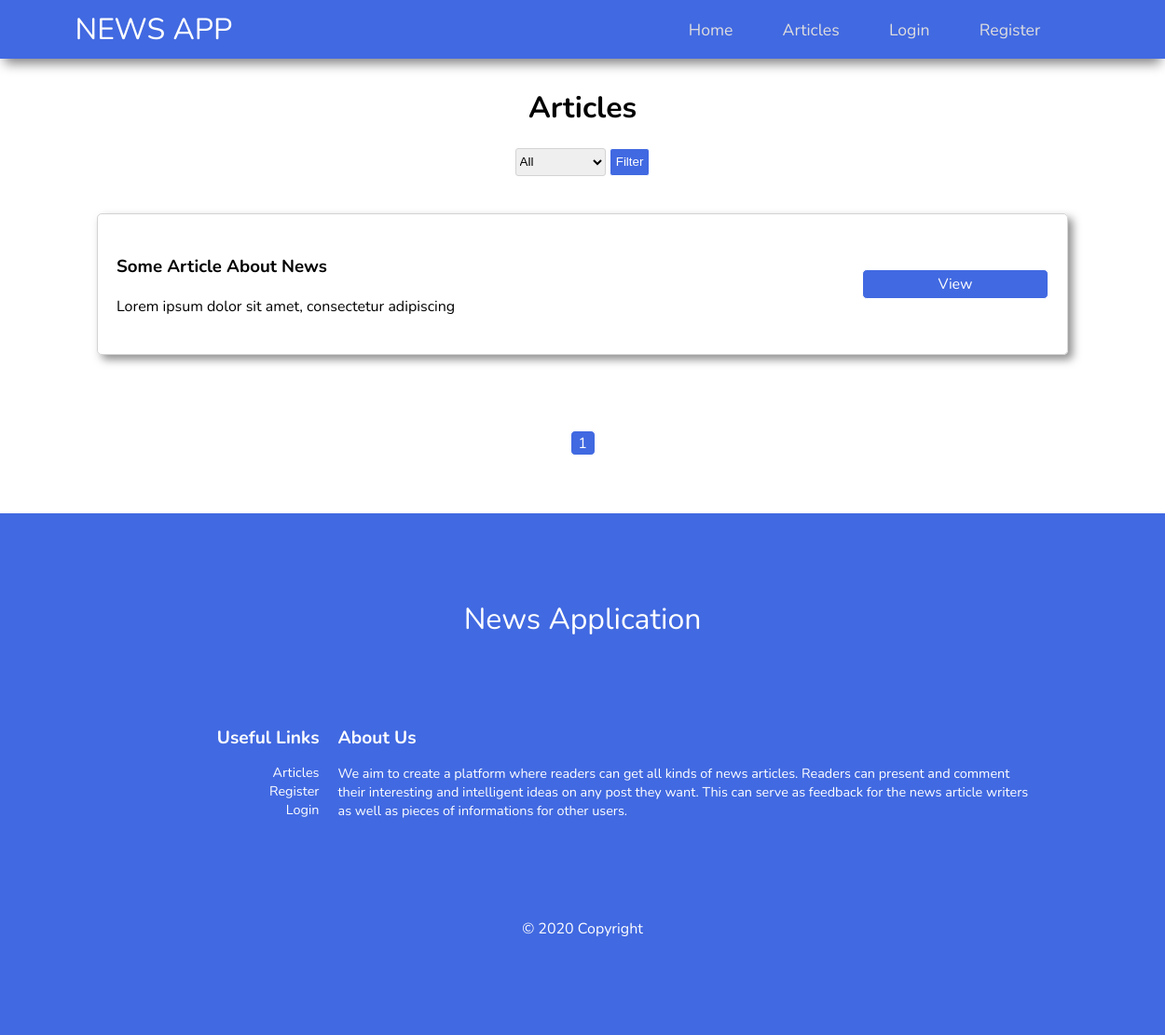
The app's page /articles.php with its own data.
### tables this page shows
CREATE TABLE `articles` (
  `a_id` int(11) NOT NULL,
  `user_id` int(11) NOT NULL,
  `cat_id` int(11) NOT NULL,
  `a_title` text NOT NULL,
  `a_description` text NOT NULL,
  `a_timestamp` timestamp NOT NULL DEFAULT current_timestamp() ON UPDATE current_timestamp(),
  `a_img_address` text NOT NULL
);

### includes/php/classes/DB.php (called while the page is built, shortened)
<?php
class DB {
    private static $host = "localhost";
    private static $user = "root";
    private static $password = "";
    private static $dbname = "news_article_db";
    public static function connect() {
        $conn = mysqli_connect(DB::$host, DB::$user, DB::$password, DB::$dbname);
        return $conn;
    }
};

### includes/php/classes/ArticlesController.php (called while the page is built, shortened)
<?php
require_once 'DB.php';
class ArticlesController
{
    private $conn;
    public function __construct()
    {
        $this->conn = DB::connect();
    }
    public function getArticles($offset, $limit)
    {
        $articles = array();
        $sel_articles = "SELECT * FROM articles ORDER BY a_id DESC LIMIT $offset, $limit";
        $run_sel_articles = mysqli_query($this->conn, $sel_articles);
        while ($article = mysqli_fetch_assoc($run_sel_articles)) {
            array_push($articles, $article);
        }
        return $articles;
    }
}

### articles.php (the view, shortened to what this page needs)
<?php
require_once 'includes/php/classes/DB.php';
require_once 'includes/php/classes/UsersController.php';
require_once 'includes/php/classes/ArticlesController.php';
require_once 'includes/php/classes/CategoriesController.php';
$articlesController = new ArticlesController();
$categoriesController = new CategoriesController();
if (isset($_GET['page'])) {
    $page_no = $_GET['page'];
} else {
    $page_no = '1';
}
$records_per_page = 10;
$offset = ($page_no - 1) * $records_per_page;
if (isset($_GET['cat_id'])) {
    $cat_id = $_GET['cat_id'];
    if ($categoriesController->isValidCategoryId($cat_id)) {
        $cat_name = $categoriesController->searchById($cat_id)['cat_name'];
        $articles = $articlesController->getArticlesByCategory($cat_id);
    } else {
        $valid_cat_id = false;
        $cat_id = 0;
        $articles = $articlesController->getArticles($offset, $records_per_page);
    }
} else {
    $cat_id = 0;
    $articles = $articlesController->getArticles($offset, $records_per_page);
}
?>
<!DOCTYPE html>
<html lang="en">
<head>
    <link rel="stylesheet" href="includes/css/font-nunito-styles.css">
    <link rel="stylesheet" href="includes/css/header-styles.css">
    <link rel="stylesheet" href="includes/css/articles-styles.css">
    <link rel="stylesheet" href="includes/css/scrollbar-styles.css">
    <link rel="stylesheet" href="includes/css/footer-styles.css">
</head>
<body>
    <div class="main-container">
        <header class="header">
            <?php include 'includes/php/header.php'; ?>
        </header>
        <div class="main-section">
            <div class="article-section-heading">
                <h1>Articles</h1>
                <form action="articles.php" class="filter-form" method="GET">
                    <select class="filter-input" id="filter-cat-id" name="cat_id">
                        <option value="0">All</option>
                    </select>
                    <button class="filter-btn" type="submit">Filter</button>
                </form>
            </div>
            <div class="article-section">
                <?php
                foreach ($articles as $article) {
                ?>
                    <div class="article-container">
                        <div class="article">
                            <div class="article-left-section">
                                <h3 class="article-title"><?php echo $article['a_title'] ?></h3>
                                <p class="article-description">
                                    <?php echo substr($article['a_description'], 0, 50) ?>
                                </p>
                            </div>
                            <div class="article-right-section">
                                <a class="article-action-btn article-view-btn" href="article.php?a_id=<?php echo $article['a_id'] ?>">View</a>
                            </div>
                        </div>
                    </div>
                <?php
                }
                ?>
            </div>
            <?php
            if ($cat_id == 0) {
            ?>
                <div class="pagination-navbar">
                    <a href="?page=1" class="pagination-link">1</a>
                </div>
            <?php
            }
            ?>
        </div>
        <?php include 'includes/php/footer.php'; ?>
    </div>
</body>
</html>

### includes/css/header-styles.css (style rules this page uses)
.main-container { height: 100vh; width: 100%; margin: 0; padding: 0; }

### includes/css/articles-styles.css (style rules this page uses)
body { margin: 0; padding: 0; box-sizing: border-box; overflow-x: hidden; }
.main-section { height: max-content; padding-top: 10px; }
.article-section { width: 100%; height: 100%; padding-top: 10px; padding-bottom: 10px; }
.article-section-heading { text-align: center; width: 80%; margin-left: auto; margin-right: auto; margin-top: 20px; margin-bottom: 20px; }
.filter-input { height: 30px; border: 1px solid lightgrey; border-radius: 3px; }
.filter-btn { height: 30px; border-radius: 3px; color: white; border: 1px solid white; background-color: royalblue; cursor: pointer; }
.article-container { margin-left: auto; margin-right: auto; width: 80%; height: 150px; border: 1px solid lightgrey; border-radius: 5px; padding-left: 20px; padding-right: 20px; margin-top: 10px; margin-bottom: 10px; box-shadow: 5px 5px 10px 0px rgba(68, 68, 68, 0.6); }
.article { display: flex; align-items: center; width: 100%; height: 100%; }
.article-left-section { width: 80%; }
.article-right-section { width: 20%; text-align: center; }
.article-action-btn { height: 30px; margin-left: auto; margin-right: auto; display: flex; align-items: center; justify-content: center; border-radius: 5px; text-decoration: none; }
.article-view-btn { border: 1px solid white; background-color: royalblue; color: white; }
.pagination-navbar { display: flex; justify-content: center; align-items: center; list-style-type: none; width: 50%; height: 50px; margin-left: auto; margin-right: auto; margin-top: 50px; margin-bottom: 50px; }
.pagination-link { text-decoration: none; color: white; height: 25px; width: 25px; margin-left: 5px; margin-right: 5px; display: flex; justify-content: center; align-items: center; background-color: royalblue; border-radius: 5px; border: 1px solid white; }

### records on screen
articles: a_title "Some Article About News", a_description "Lorem ipsum dolor sit amet, consectetur adipiscing"
